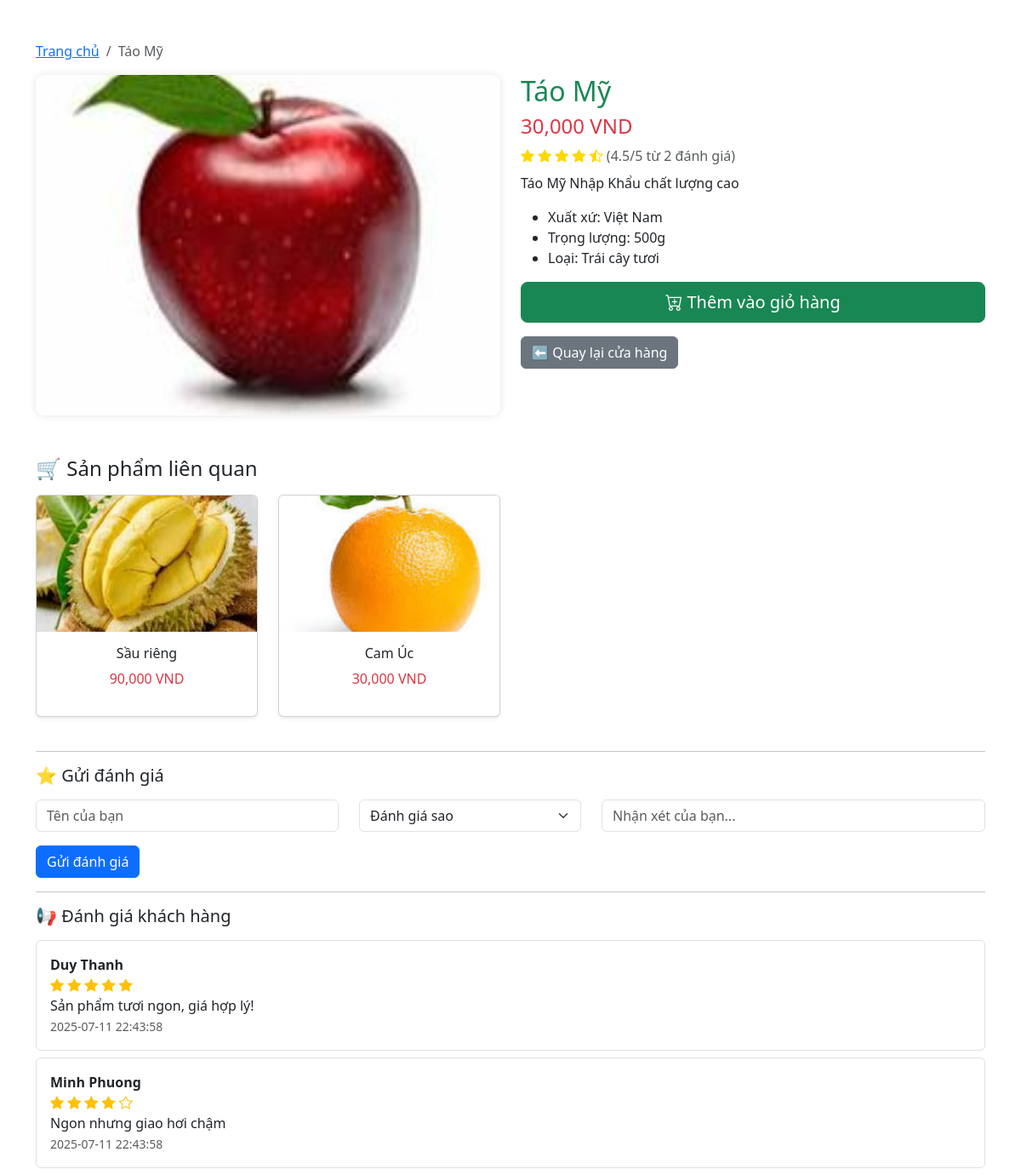
The page /views/product_detail.php?id=1 on the database its author committed.
### tables this page shows
CREATE TABLE `products` (
  `id` int(11) NOT NULL,
  `name` varchar(100) NOT NULL,
  `price` int(11) NOT NULL,
  `description` text NOT NULL,
  `image` varchar(100) NOT NULL,
  `category` varchar(100) DEFAULT NULL
);

CREATE TABLE `reviews` (
  `id` int(11) NOT NULL,
  `product_id` int(11) DEFAULT NULL,
  `user_name` varchar(100) DEFAULT NULL,
  `rating` int(11) DEFAULT NULL,
  `comment` text DEFAULT NULL,
  `created_at` datetime DEFAULT current_timestamp()
);

### views/product_detail.php (the view, shortened to what this page needs)
<?php
include '../config/config.php';
$product = null;
if (isset($_GET['id'])) {
  $id = $_GET['id'];
  $stmt = $conn->prepare("SELECT * FROM products WHERE id = ?");
  $stmt->execute([$id]);
  $product = $stmt->fetch(PDO::FETCH_ASSOC);
}
$stmt_rating = $conn->prepare("SELECT AVG(rating) as avg_rating, COUNT(*) as total_reviews FROM reviews WHERE product_id = ?");
$stmt_rating->execute([$id]);
$rating_info = $stmt_rating->fetch(PDO::FETCH_ASSOC);
$avg_rating = round($rating_info['avg_rating'], 1);
$total_reviews = $rating_info['total_reviews'];
$category = $product['category'] ?? '';
$stmt_related = $conn->prepare("SELECT * FROM products WHERE id != ? AND category = ? ORDER BY RAND() LIMIT 4");
$stmt_related->execute([$id, $category]);
?>
<!DOCTYPE html>
<html lang="vi">
<head>
  <link href="https://cdn.jsdelivr.net/npm/bootstrap@5.3.2/dist/css/bootstrap.min.css" rel="stylesheet">
  <link rel="stylesheet" href="https://cdn.jsdelivr.net/npm/bootstrap-icons@1.10.5/font/bootstrap-icons.css">
</head>
<body>
<div class="container mt-5">
  <?php if($product): ?>
    <nav aria-label="breadcrumb">
      <ol class="breadcrumb">
        <li class="breadcrumb-item"><a href="index.php">Trang chủ</a></li>
        <li class="breadcrumb-item active"><?= htmlspecialchars($product['name']); ?></li>
      </ol>
    </nav>
    <div class="row mb-5">
      <div class="col-md-6">
        <img src="../assets/images/<?= $product['image']; ?>" alt="<?= $product['name']; ?>" class="product-image">
      </div>
      <div class="col-md-6">
        <h2 class="text-success"><?= $product['name']; ?></h2>
        <h4 class="text-danger"><?= number_format($product['price']); ?> VND</h4>
        <div class="star-rating mb-2">
          <?php for($i=1; $i<=5; $i++): ?>
            <?= $i <= floor($avg_rating) ? '<i class="bi bi-star-fill"></i>' : ($i - $avg_rating < 1 ? '<i class="bi bi-star-half"></i>' : '<i class="bi bi-star"></i>'); ?>
          <?php endfor; ?>
          <span class="text-muted">(<?= $avg_rating ?>/5 từ <?= $total_reviews ?> đánh giá)</span>
        </div>
        <p><?= nl2br($product['description']); ?></p>
        <ul>
          <li>Xuất xứ: Việt Nam</li>
          <li>Trọng lượng: 500g</li>
          <li>Loại: Trái cây tươi</li>
        </ul>
        <form method="post" action="../cart/cart.php" class="d-flex mt-3">
          <button type="submit" name="add_to_cart" class="btn btn-success btn-lg flex-fill">
            <i class="bi bi-cart-plus"></i> Thêm vào giỏ hàng
          </button>
        </form>
        <a href="index.php" class="btn btn-secondary mt-3">⬅ Quay lại cửa hàng</a>
      </div>
    </div>
    <h4 class="mb-3">🛒 Sản phẩm liên quan</h4>
    <div class="row mb-4">
      <?php while($related = $stmt_related->fetch(PDO::FETCH_ASSOC)): ?>
        <div class="col-md-3 col-sm-6 mb-3">
          <div class="card card-related shadow-sm">
            <a href="product_detail.php?id=<?= $related['id']; ?>">
              <img src="../assets/images/<?= $related['image']; ?>" class="card-img-top" alt="<?= $related['name']; ?>">
            </a>
            <div class="card-body text-center">
              <h6><?= $related['name']; ?></h6>
              <p class="text-danger"><?= number_format($related['price']); ?> VND</p>
            </div>
          </div>
        </div>
      <?php endwhile; ?>
    </div>
    <hr>
    <h5 class="mb-3">⭐ Gửi đánh giá</h5>
    <form method="post">
      <div class="row">
        <div class="col-md-4 mb-2">
          <input type="text" name="user_name" class="form-control" placeholder="Tên của bạn" required>
        </div>
        <div class="col-md-3 mb-2">
          <select name="rating" class="form-select" required>
            <option value="">Đánh giá sao</option>
          </select>
        </div>
        <div class="col-md-5 mb-2">
          <input type="text" name="comment" class="form-control" placeholder="Nhận xét của bạn..." required>
        </div>
      </div>
      <button type="submit" name="submit_review" class="btn btn-primary mt-2">Gửi đánh giá</button>
    </form>
    <hr>
    <h5 class="mb-3">📢 Đánh giá khách hàng</h5>
    <?php
    $stmt_reviews = $conn->prepare("SELECT * FROM reviews WHERE product_id = ? ORDER BY created_at DESC");
    $stmt_reviews->execute([$id]);
    while($review = $stmt_reviews->fetch(PDO::FETCH_ASSOC)):
    ?>
      <div class="border p-3 mb-2 rounded">
        <strong><?= htmlspecialchars($review['user_name']); ?></strong>
        <div class="text-warning">
          <?php for($i=1; $i<=5; $i++): ?>
            <?= $i <= $review['rating'] ? '<i class="bi bi-star-fill"></i>' : '<i class="bi bi-star"></i>'; ?>
          <?php endfor; ?>
        </div>
        <p class="mb-0"><?= nl2br(htmlspecialchars($review['comment'])); ?></p>
        <small class="text-muted"><?= $review['created_at']; ?></small>
      </div>
    <?php endwhile; ?>
  <?php else: ?>
    <div class="alert alert-danger">Sản phẩm không tồn tại.</div>
  <?php endif; ?>
</div>
</body>
</html>

### views/product_detail.php (style rules this page uses)
.product-image { border-radius:10px; box-shadow:0 0 10px rgba(0,0,0,0.1); object-fit:cover; width:100%; height: 400px; }
.star-rating i { color: gold; }
.card-related img { height: 160px; object-fit: cover; }

### rows shown on the page
products: name "Táo Mỹ", image (picture), price "30,000", description "Táo Mỹ Nhập Khẩu chất lượng cao"
products: image (picture), name "Sầu riêng", price "90,000"
products: image (picture), name "Cam Úc", price "30,000"
reviews: user_name "Duy Thanh", rating 5 (drawn), comment "Sản phẩm tươi ngon, giá hợp lý!", created_at "2025-07-11 22:43:58"
reviews: user_name "Minh Phuong", rating 4 (drawn), comment "Ngon nhưng giao hơi chậm", created_at "2025-07-11 22:43:58"

### other values the page prints
$avg_rating "4.5"
$total_reviews "2"
